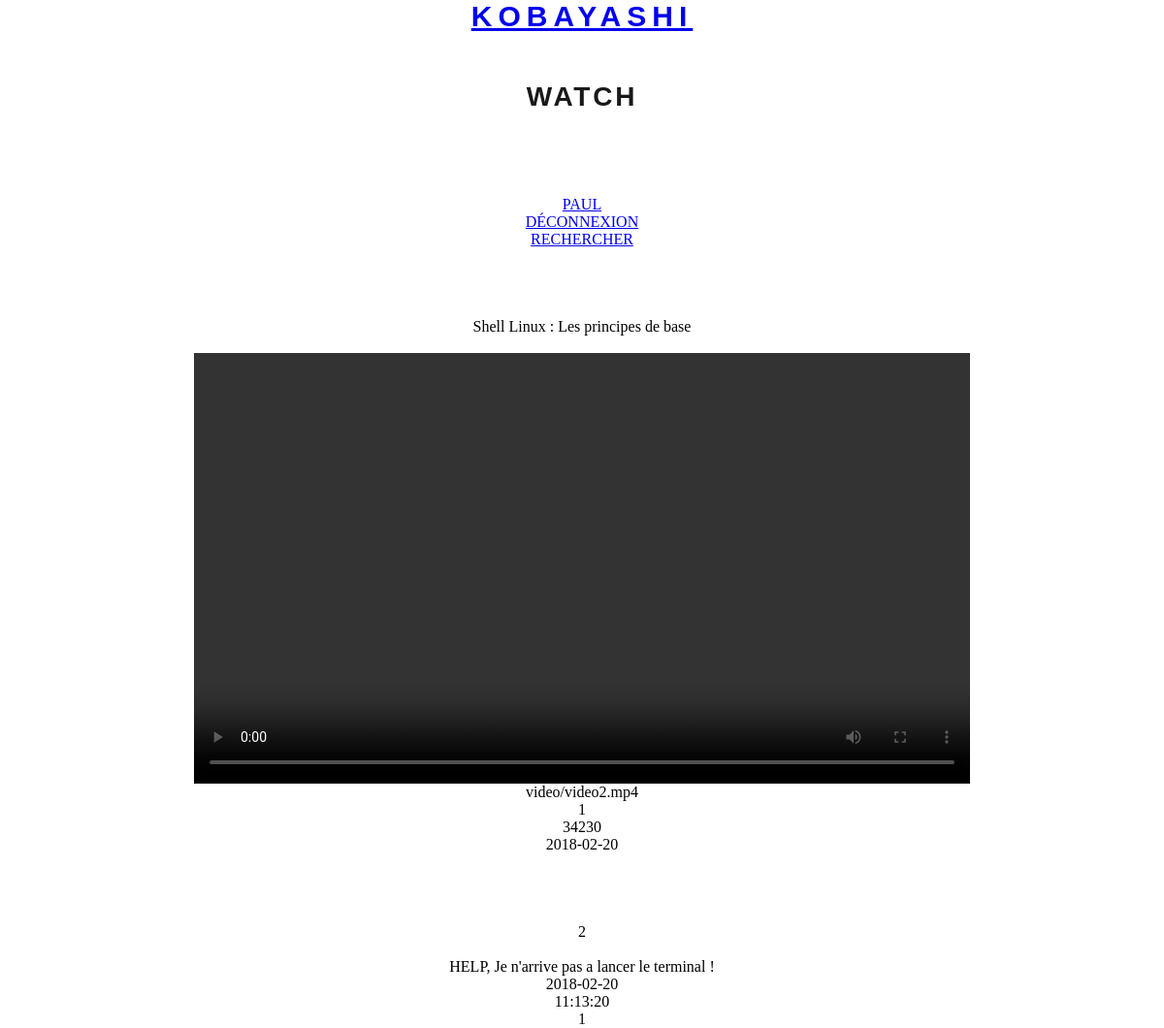
The app's page /watch.php?id=2 (signed in) with its own data.
### tables this page shows
CREATE TABLE video(
	vidID INT PRIMARY KEY NOT NULL AUTO_INCREMENT,
	vidNom varchar(80),
	vidChemin varchar(255),
	vidDate date,
	vidHour time,
	vidVues int(255),
	vidAutorID int,
	foreign key (vidAutorID) references user(usrID)
);

CREATE TABLE comment(
	comID INT PRIMARY KEY NOT NULL AUTO_INCREMENT,
	comContent text(255),
	comDate date,
	comHour time,
	comAutorID int,
	comVideoID int,

	foreign key (comAutorID) references user(usrID),
	foreign key (comVideoID) references video(vidID)
);

### controleur/controleur.php (called while the page is built, shortened)
<?php
		include ("modele/modele.php");
		class Controleur
		{
			private $unModele;
			public function __construct ($serveur, $bdd, $user, $mdp, $uneTable)
			{
				$this->unModele = new Modele ($serveur, $bdd, $user, $mdp);
				$this->unModele->setTable($uneTable);
			}
			public function selectVideo($motcleID)
			{
				if (empty($motcleID))
				{
						return null;
				} else {
					return $this->unModele->selectVideo($motcleID);
				}
			}
			public function selectComments($motcleID)
			{
				if (empty($motcleID))
				{
						return null;
				} else {
					return $this->unModele->selectComments($motcleID);
				}
			}
		}
?>

### settings.php (called while the page is built)
<?php
$unControleur = new Controleur("localhost","kobayashi_IA","root","root", "user");

### modele/modele.php (called while the page is built, shortened)
<?php
	class Modele
	{
		private $pdo, $table;
		public function __construct($serveur,$bdd,$user,$mdp)
		{
			$this->pdo= null;
			try
			{
			$this->pdo = new PDO ("mysql:host=".$serveur.";dbname=".$bdd,$user,$mdp);
			}
			catch (Exception $exp)
			{
				echo "<br/> Erreur de connexion à la BDD".$bdd;
			}
		}
		public function selectVideo($motcleID){
			$requete = "select * from video
						where vidID like :motcleID" ;
			$donnees = array (":motcleID"=>$motcleID);
			if ($this->pdo ==null)
			{
				return null;
			} else {
				$select = $this->pdo->prepare($requete);
				$select->execute($donnees);
				$resultats = $select->fetchAll();
				return $resultats;
			}
		}
		public function selectComments($motcleID){
			$requete = "select * from comment
						where comVideoID like :motcleID" ;
			$donnees = array (":motcleID"=>$motcleID);
			if ($this->pdo ==null)
			{
				return null;
			} else {
				$select = $this->pdo->prepare($requete);
				$select->execute($donnees);
				$resultats = $select->fetchAll();
				return $resultats;
			}
		}
	}
?>

### vue/vueWatch.php (the view)
<html>
	<body>
	<center>
		<br><br><br><br>
		<div class="container">
		<table class ="table">
<?php
		foreach ($resultatsVideo as $unResultat)
		{
			echo "
					<p>".$unResultat['vidNom']."</p><br>
					<video width='800' height='444' controls='controls'>
 		 			<source src='".$unResultat['vidChemin']."' type='video/mp4'/>
					</video>
					<p>".$unResultat['vidChemin']."</p>
					<p>".$unResultat['vidAutorID']."</p>
					<p>".$unResultat['vidVues']. "</p>
					<p>".$unResultat['vidDate']."</p>"
				;
		}
?>
			</table>
			</div>
		</center>
	</body>
</html>

### vue/vueComments.php
<html>
	<body>
	<center>
		<br><br><br><br>
		<div class="container">
		<table class ="table">
<?php
		foreach ($resultatsComments as $unResultat)
		{
			echo "
					<p>".$unResultat['comID']."</p><br>
					<p>".$unResultat['comContent']."</p>
					<p>".$unResultat['comDate']."</p>
					<p>".$unResultat['comHour']. "</p>
					<p>".$unResultat['comAutorID']."</p>"
				;
		}
?>
			</table>
			</div>
		</center>
	</body>
</html>

### style.css (style rules this page uses)
* { margin : 0; padding : 0; }

### records on screen
video: vidNom "Shell Linux : Les principes de base", vidChemin "video/video2.mp4", vidAutorID "1", vidVues "34230", vidDate "2018-02-20"
comment: comID "2", comContent "HELP, Je n'arrive pas a lancer le terminal !", comDate "2018-02-20", comHour "11:13:20", comAutorID "1"

### other values on screen
$_SESSION['nom'] "PAUL"
